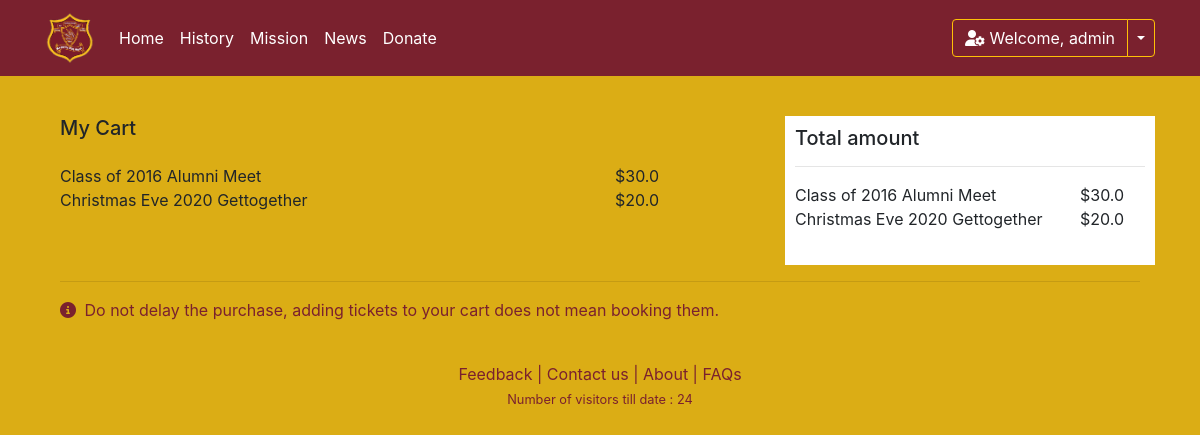
Screenshot of /mycart/ (signed in) with the database file from the repository.
### Maggotty/models.py (models this page shows)
class Order(models.Model):
    username = models.CharField(max_length=255, blank=False)
    eventID = models.IntegerField()
    eventName = models.CharField(max_length=255)
    ticketPrice = models.FloatField()
    ifPaid = models.BooleanField(default=False)

### Maggotty/views.py (the view)
# urls.py: path("mycart/", views.mycart, name="mycart"),
def mycart(request):
    if request.method == 'POST':
            return render(request, "https://paypal.com")
    current_user = request.user
    user_Orders = Order.objects.filter(username=current_user.username, ifPaid=False)
    return render(request, "Maggotty/mycart.html", {"Orders": user_Orders})

### Maggotty/context_processors.py (called while the page is built)
def get_current_cart_to_context(request):
    current_user = request.user
    cart_items = 0
    cart_items = Order.objects.filter(username=current_user.username,ifPaid=False).count()
    no_of_visitors = User.objects.all().count()
    return {
        'CART_COUNT' : cart_items,
        'VISITORS' : no_of_visitors
    }

### Maggotty/templates/Maggotty/mycart.html (shortened to what this page needs)
{% extends "Maggotty/layout.html" %}
{% block content %}
{% if user.is_authenticated %}
<form action="" method="POST">
<div class="container">
    <div class="row">
      <div class="col-8">
        <div class="row">
          {% if Orders.all %}
          <div class="col">
            <h5 class="mb-4">My Cart</h5>
          </div>
          {% endif %}
        </div>
        {% for order in Orders %}
        <div class="row">
          <div class="col-9">
            <medium class="mb-4">{{order.eventName}}</medium>
          </div>
          <div class="col-3">
            <p class="mb-0">${{order.ticketPrice}}</p>
          </div>
        </div>
        {% endfor %}
      </div>
      {% if Orders.all %}
      <div class="col-4" style="background-color: white; padding:10px">
        <div class="row">
          <div class="col">
            <h5 class="mb-3">Total amount</h5>
            <hr/>
          </div>
        </div>
        {% for order in Orders %}
        <div class="row">
          <div class="col-9">
            <medium class="mb-3">{{order.eventName}}</medium>
          </div>
          <div class="col-3 right-align">
            <medium class="mb-3">${{order.ticketPrice}}</medium>
          </div>
        </div>
        {% endfor %}
        <br/>
      </div>
      {% endif %}
    </div>
    <hr/>
    {% if Orders.all %}
    <div class="row">
      <div class="col">
        <p class="redLink"><i class="fas fa-info-circle mr-1"></i> Do not delay the purchase, adding
          tickets to your cart does not mean booking them.</p>
      </div>
    </div>
    {% endif %}
  </div>
</form>
{% endif %}
{% endblock %}

### Maggotty/templates/Maggotty/layout.html (shortened to what this page needs)
<!DOCTYPE html>
<html>
<head>
    {% load static %}
    <link rel="stylesheet" type="text/css" href="{% static 'Maggotty/style.css' %}">
    <link rel="stylesheet" href="https://stackpath.bootstrapcdn.com/bootstrap/4.5.2/css/bootstrap.min.css">
    <link rel="stylesheet" href="https://stackpath.bootstrapcdn.com/font-awesome/4.7.0/css/font-awesome.min.css">
    <link rel="stylesheet" href="https://cdnjs.cloudflare.com/ajax/libs/tempusdominus-bootstrap-4/5.39.0/css/tempusdominus-bootstrap-4.min.css" />
</head>
<body class="bgPage">
    <nav class="navbar navbar-expand-md navbar-dark mb-3">
        <div class="container">
            <a class="navbar-brand" href="#">
                <img src="{% static 'Maggotty/MHLogo_tran.png' %}" height="50">
              </a>
            <div class="collapse navbar-collapse" id="navbarCollapse">
                <div class="navbar-nav">
                    <a href="{% url 'home' %}" class="nav-item nav-link active">Home</a>
                    <a href="{% url 'history' %}" class="nav-item nav-link active" >History</a>
                    <a href="{% url 'mission' %}" class="nav-item nav-link active">Mission</a>
                    <a href="{% url 'news' %}" class="nav-item nav-link active">News</a>
                    <a href="{% url 'donate' %}" class="nav-item nav-link active">Donate</a>
                </div>
                <div class="navbar-nav ml-auto">
                    {% if user.is_authenticated %}
                    <div class="btn-group">
                        <button type="button" class="btn btn-warning"><i class='fas fa-user-cog user-icon'></i> Welcome, {{ user.username }}</button>
                        <button type="button" class="btn btn-warning dropdown-toggle dropdown-toggle-split" data-toggle="dropdown" aria-haspopup="true" aria-expanded="false">
                        </button>
                      </div>
                    {% else %}
                        <a href="{% url 'register'%}" class="nav-item nav-link" style="color:white">Register</a>
                        <a href="{% url 'login'%}" class="nav-item nav-link" style="color:white">Login</a>
                    {% endif %}
                </div>
            </div>
        </div>
    </nav>
    <div class="container">
        <div class="row">
            <div class="col-md-12">
                  <br/>
                  {% block content %}
                  {% endblock %}
            </div>
        </div>
    </div>
    <footer style="padding-top: 2%;">
        <div class="row">
            <p>
                <div class="col-md-12 text-md-center col-s-3">
                    <a href="{% url 'feedback' %}" class="redLink" href="./feedback.html" >Feedback</a>
                    <span class="redLink">|</span>
                    <a href="{% url 'contact' %}" class="redLink">Contact us</a>
                    <span class="redLink">|</span>
                    <a href="{% url 'about' %}" class="redLink">About</a>
                    <span class="redLink">|</span>
                    <a href="{% url 'faq' %}" class="redLink">FAQs</a>
                </div>
            </p>
        </div>
        <div class="row">
            <div class="col-md-12 text-md-center text-muted">
              <p><small class="redLink">Number of visitors till date : {{ VISITORS }}</small></p>
            </div>
        </div>
    </footer>
</body>
</html>

### Maggotty/static/Maggotty/style.css (style rules this page uses)
.navbar { background: #7a212e; }
.btn { background-color: #7a212e !important; color:white !important; }
.redLink { color:#7a212e !important; }
.bgPage { background-color: #daaa0cf5; }

### rows the page displays
Order: eventName "Class of 2016 Alumni Meet", ticketPrice "30.0"
Order: eventName "Christmas Eve 2020 Gettogether", ticketPrice "20.0"

### other values shown
{{ user.username }} "admin"
{{ VISITORS }} "24"
